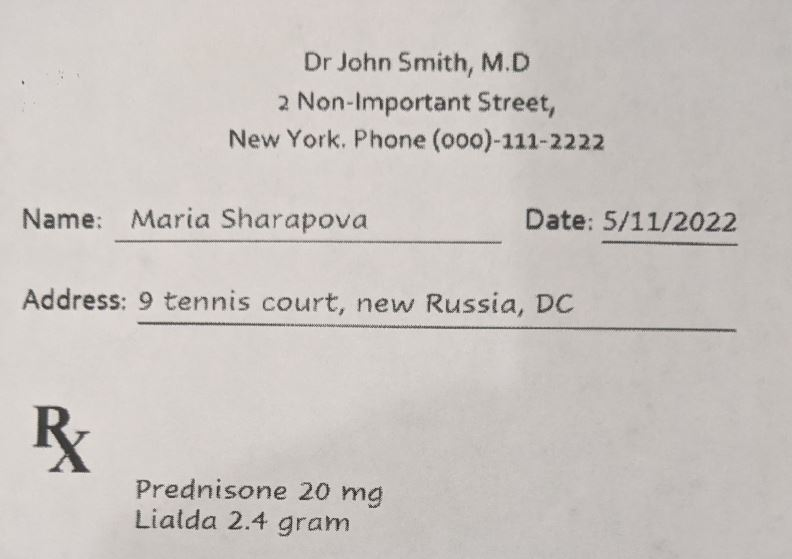
#> input picture data/samples/prescription_sample_01.jpg, 792 x 559 px
$ python -i ocr.py   (imports and definitions only)
#> lines starting #> are read from the running program, lines starting #| are printed output that depends on the picture; after the words box and inside, x2 and y2 are one past the last pixel; in counts of white or black regions, pixels touching at a corner belong together
"""OCR Ingestion Module."""

import os
import cv2
import numpy as np
import pytesseract  # type: ignore
from PIL import Image

# Set the Tesseract binary path on Windows if it exists
TESSERACT_PATH = r"C:\Program Files\Tesseract-OCR\tesseract.exe"
if os.path.exists(TESSERACT_PATH):
    pytesseract.pytesseract.tesseract_cmd = TESSERACT_PATH


def extract_text(image_path: str) -> str:
    """Load an image, apply preprocessing (grayscale, contrast enhancement, thresholding), and run OCR.

    Args:
        image_path: Path to the image file.

    Returns:
        Raw extracted text.

    Raises:
        ValueError: If the image cannot be read or OCR returns empty text.
    """
    if not os.path.exists(image_path):
        raise ValueError(f"Image path does not exist: {image_path}")

    # Try loading with OpenCV
    img = cv2.imread(image_path)
#> img is the input picture: shape (559, 792, 3); mean B, G, R 192.3, 196, 201.3
    if img is None:
        # Fallback to PIL
        try:
            with Image.open(image_path) as pil_img:
                img = cv2.cvtColor(np.array(pil_img), cv2.COLOR_RGB2BGR)
        except Exception as e:
            raise ValueError(f"Could not read image file {image_path}: {e}") from e

    if img is None:
        raise ValueError(f"Could not load image: {image_path}")

    # Basic Preprocessing
    # 1. Grayscale
    gray = cv2.cvtColor(img, cv2.COLOR_BGR2GRAY)

    # 2. Contrast Enhancement (especially useful for dark/degraded images)
    avg_brightness = np.mean(gray)
#> avg_brightness = 197.1
    if avg_brightness < 120:
        # Apply CLAHE (Contrast Limited Adaptive Histogram Equalization)
        clahe = cv2.createCLAHE(clipLimit=3.0, tileGridSize=(8, 8))
        gray = clahe.apply(gray)

    # 3. Thresholding (Otsu's binarization after Gaussian blur)
    blur = cv2.GaussianBlur(gray, (3, 3), 0)
    thresh = cv2.threshold(blur, 0, 255, cv2.THRESH_BINARY + cv2.THRESH_OTSU)[1]
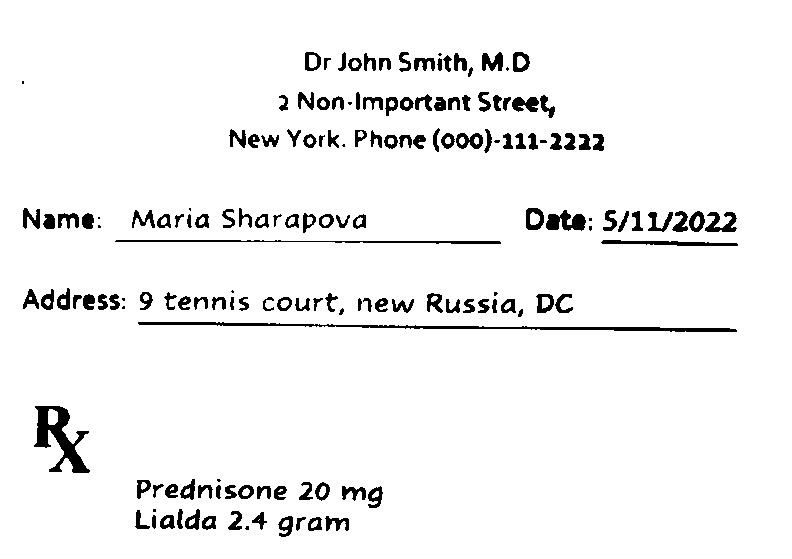
#> thresh: shape (559, 792); 95% white; 163 black regions (18 under 20 px), largest, box (x1, y1, x2, y2) and area: (138, 322, 737, 332) 1739, (34, 406, 90, 473) 1541, (115, 240, 501, 244) 740

    # Run OCR (try both binarized and grayscale to see if we get better text)
    # We will run OCR on the binarized image first, and fallback to grayscale if empty.
    config = "--psm 4"  # Assume a single column of text of variable sizes
#> (the run stopped early here; a loop or call above may not have finished)

$ run again, on data/samples/prescription_sample_02.jpg
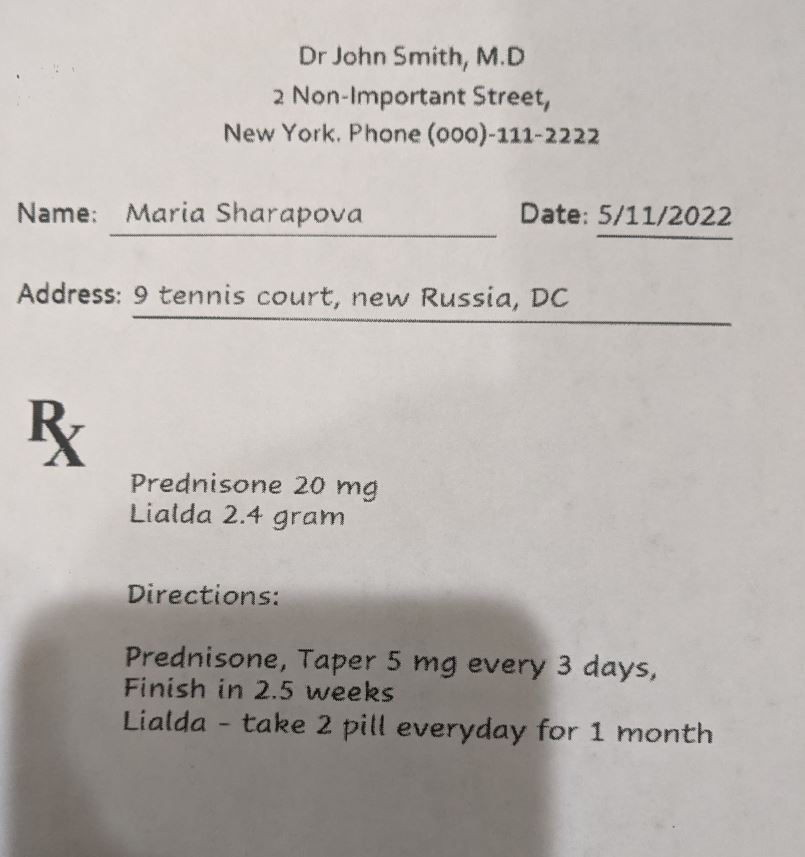
#> input picture data/samples/prescription_sample_02.jpg, 805 x 857 px
#> in extract_text, img is the input picture: shape (857, 805, 3); mean B, G, R 175.6, 179.3, 184.5
#> avg_brightness = 180.4
#> in extract_text, `thresh = cv2.threshold(blur, 0, 255, cv2.THRESH_BINARY + cv2.THRESH_OT..`:
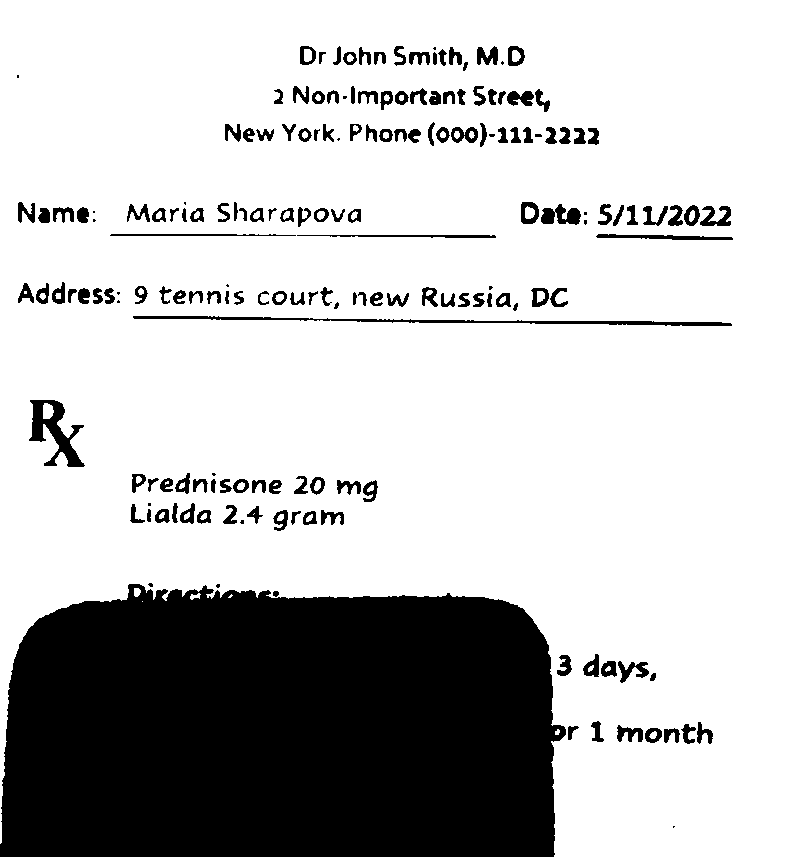
#> thresh: shape (857, 805); 76.2% white; 182 black regions (21 under 20 px), largest, box (x1, y1, x2, y2) and area: (0, 584, 566, 857) 139995, (133, 316, 732, 326) 1710, (29, 400, 85, 467) 1534
